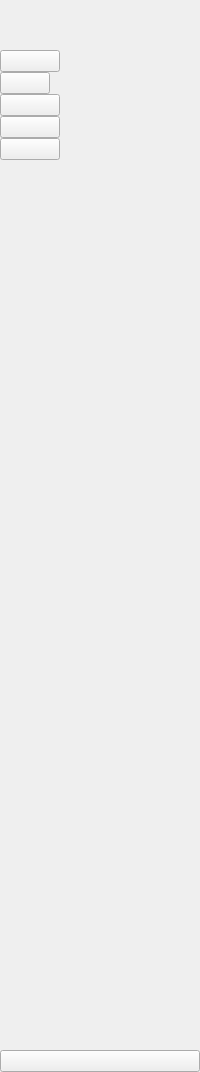
     <widget class="QWidget" name="iconOnlyWidget" native="true">
      <property name="styleSheet">
       <string notr="true">
#iconOnlyWidget {
    background-color: #2d5a8c;
    border-right: 1px solid #3d6ab3;
}

#iconOnlyWidget QPushButton {
    background-color: transparent;
    border: none;
    border-radius: 0px;
    padding: 12px;
    color: #ffffff;
}

#iconOnlyWidget QPushButton:hover {
    background-color: rgba(59, 130, 246, 0.3);
    border-left: 3px solid #60a5fa;
}

#iconOnlyWidget QPushButton:checked {
    background-color: rgba(59, 130, 246, 0.4);
    border-left: 3px solid #60a5fa;
}
       </string>
      </property>
      <layout class="QVBoxLayout" name="verticalLayout_3">
       <property name="spacing">
        <number>0</number>
       </property>
       <property name="leftMargin">
        <number>0</number>
       </property>
       <property name="topMargin">
        <number>0</number>
       </property>
       <property name="rightMargin">
        <number>0</number>
       </property>
       <property name="bottomMargin">
        <number>0</number>
       </property>
       <item>
        <layout class="QHBoxLayout" name="horizontalLayout_2">
         <property name="spacing">
          <number>0</number>
         </property>
         <item>
          <widget class="QLabel" name="logo">
           <property name="minimumSize">
            <size>
             <width>50</width>
             <height>50</height>
            </size>
           </property>
           <property name="maximumSize">
            <size>
             <width>40</width>
             <height>40</height>
            </size>
           </property>
           <property name="text">
            <string/>
           </property>
           <property name="pixmap">
            <pixmap resource="Resource.qrc">:/icon/media/icon/simulation.png</pixmap>
           </property>
           <property name="scaledContents">
            <bool>true</bool>
           </property>
          </widget>
         </item>
        </layout>
       </item>
       <item>
        <layout class="QVBoxLayout" name="verticalLayout">
         <property name="spacing">
          <number>0</number>
         </property>
         <item>
          <widget class="QPushButton" name="pushButton_settingsPage">
           <property name="maximumSize">
            <size>
             <width>60</width>
             <height>48</height>
            </size>
           </property>
           <property name="text">
            <string/>
           </property>
           <property name="icon">
            <iconset resource="Resource.qrc">
             <normaloff>:/icon/media/icon/settings-5-32.ico</normaloff>
             <normalon>:/icon/media/icon/settings-5-32 blauw.ico</normalon>:/icon/media/icon/settings-5-32.ico</iconset>
           </property>
           <property name="checkable">
            <bool>true</bool>
           </property>
           <property name="autoExclusive">
            <bool>true</bool>
           </property>
          </widget>
         </item>
         <item>
          <widget class="QPushButton" name="pushButton_IOPage">
           <property name="maximumSize">
            <size>
             <width>50</width>
             <height>40</height>
            </size>
           </property>
           <property name="text">
            <string/>
           </property>
           <property name="icon">
            <iconset resource="Resource.qrc">
             <normaloff>:/icon/media/icon/settings-12-32.ico</normaloff>
             <normalon>:/icon/media/icon/settings-12-32 blauw.ico</normalon>:/icon/media/icon/settings-12-32.ico</iconset>
           </property>
           <property name="checkable">
            <bool>true</bool>
           </property>
           <property name="autoExclusive">
            <bool>true</bool>
           </property>
          </widget>
         </item>
         <item>
          <widget class="QPushButton" name="pushButton_simPage">
           <property name="maximumSize">
            <size>
             <width>60</width>
             <height>48</height>
            </size>
           </property>
           <property name="text">
            <string/>
           </property>
           <property name="icon">
            <iconset resource="Resource.qrc">
             <normaloff>:/icon/media/icon/play-6-32.ico</normaloff>
             <normalon>:/icon/media/icon/play-6-32 blauw.ico</normalon>:/icon/media/icon/play-6-32.ico</iconset>
           </property>
           <property name="checkable">
            <bool>true</bool>
           </property>
           <property name="autoExclusive">
            <bool>true</bool>
           </property>
          </widget>
         </item>
         <item>
          <widget class="QPushButton" name="pushButton_simSettings">
           <property name="maximumSize">
            <size>
             <width>60</width>
             <height>48</height>
            </size>
           </property>
           <property name="text">
            <string/>
           </property>
           <property name="icon">
            <iconset resource="Resource.qrc">
             <normaloff>:/icon/media/icon/settings-5-32.ico</normaloff>
             <normalon>:/icon/media/icon/settings-5-32 blauw.ico</normalon>:/icon/media/icon/settings-5-32.ico</iconset>
           </property>
           <property name="checkable">
            <bool>true</bool>
           </property>
           <property name="autoExclusive">
            <bool>true</bool>
           </property>
          </widget>
         </item>
         <item>
          <widget class="QPushButton" name="pushButton_generalControls">
           <property name="maximumSize">
            <size>
             <width>60</width>
             <height>48</height>
            </size>
           </property>
           <property name="text">
            <string/>
           </property>
           <property name="icon">
            <iconset resource="Resource.qrc">
             <normaloff>:/icon/icon/controls-svgrepo-com_blue.svg</normaloff>:/icon/icon/controls-svgrepo-com_blue.svg</iconset>
           </property>
           <property name="iconSize">
            <size>
             <width>30</width>
             <height>30</height>
            </size>
           </property>
           <property name="checkable">
            <bool>true</bool>
           </property>
           <property name="autoExclusive">
            <bool>true</bool>
           </property>
          </widget>
         </item>
        </layout>
       </item>
       <item>
        <spacer name="verticalSpacer">
         <property name="orientation">
          <enum>Qt::Vertical</enum>
         </property>
         <property name="sizeHint" stdset="0">
          <size>
           <width>20</width>
           <height>890</height>
          </size>
         </property>
        </spacer>
       </item>
       <item>
        <widget class="QPushButton" name="pushButton_Exit">
         <property name="text">
          <string/>
         </property>
         <property name="icon">
          <iconset resource="Resource.qrc">
           <normaloff>:/icon/media/icon/close-window-64.ico</normaloff>
           <normalon>:/icon/media/icon/close-window-64 blauw.ico</normalon>:/icon/media/icon/close-window-64.ico</iconset>
         </property>
         <property name="checkable">
          <bool>false</bool>
         </property>
         <property name="autoExclusive">
          <bool>false</bool>
         </property>
        </widget>
       </item>
      </layout>
     </widget>
